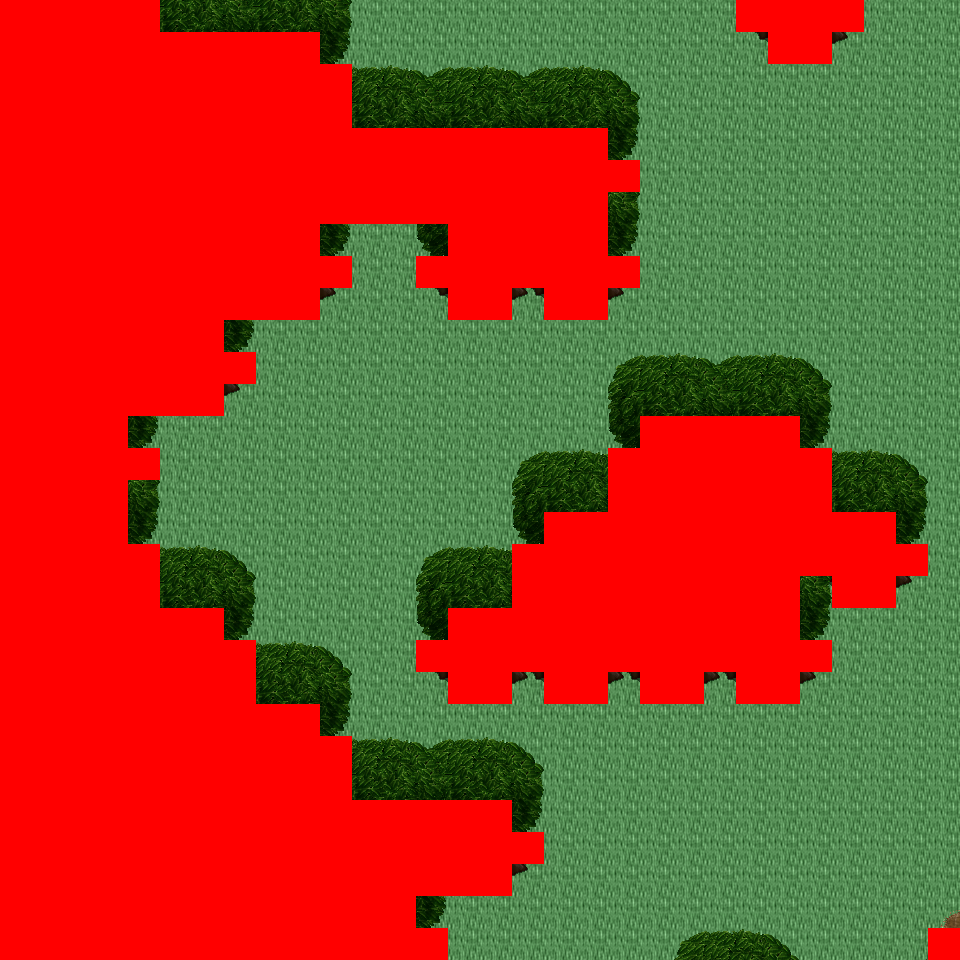

This game map was drawn from its Tiled (.tmx) file and the tilesets committed beside it. A one-line description and the trimmed map source follow:
An orthogonal 30x30 tile map with 32x32 px tiles, 6 tile layers (Ground, Object, Object2, Above, ...), 10 tilesets and 4 objects (4x mapExit).

<map version="1.0" orientation="orthogonal" renderorder="right-down" width="30" height="30" tilewidth="32" tileheight="32" nextobjectid="5">
  <tileset firstgid="1" name="tileset_logic_collision" tilewidth="32" tileheight="32" tilecount="1" columns="1">
    <image source="../drawable/tileset_logic_collision.png" width="32" height="32" />
  </tileset>
  <tileset firstgid="2" name="tileset_ground_ground" tilewidth="32" tileheight="32" tilecount="33" columns="3">
    <image source="../drawable/tileset_ground_ground.png" width="96" height="352" />
  </tileset>
  <tileset firstgid="35" name="tileset_ground_earth_edges" tilewidth="32" tileheight="32" tilecount="18" columns="6">
    <image source="../drawable/tileset_ground_earth_edges.png" width="192" height="96" />
  </tileset>
  <tileset firstgid="53" name="tileset_ground_grass_corners" tilewidth="32" tileheight="32" tilecount="24" columns="6">
    <image source="../drawable/tileset_ground_grass_corners.png" width="192" height="128" />
  </tileset>
  <tileset firstgid="77" name="tileset_ground_grass_edges" tilewidth="32" tileheight="32" tilecount="36" columns="12">
    <image source="../drawable/tileset_ground_grass_edges.png" width="384" height="96" />
  </tileset>
  <tileset firstgid="113" name="tileset_ground_water_pool" tilewidth="32" tileheight="32" tilecount="72" columns="3">
    <image source="../drawable/tileset_ground_water_pool.png" width="96" height="768" />
  </tileset>
  <tileset firstgid="185" name="tileset_ground_ridge_earth_pale" tilewidth="32" tileheight="32" tilecount="96" columns="12">
    <image source="../drawable/tileset_ground_ridge_earth_pale.png" width="384" height="256" />
  </tileset>
  <tileset firstgid="281" name="tileset_ground_ridge_earth_dark" tilewidth="32" tileheight="32" tilecount="96" columns="12">
    <image source="../drawable/tileset_ground_ridge_earth_dark.png" width="384" height="256" />
  </tileset>
  <tileset firstgid="377" name="tileset_plant_stump_stump_vertical" tilewidth="32" tileheight="32" tilecount="1" columns="1">
    <image source="../drawable/tileset_plant_stump_stump_vertical.png" width="32" height="32" />
  </tileset>
  <tileset firstgid="378" name="tileset_plant_tree_tree_darkgreen" tilewidth="32" tileheight="32" tilecount="88" columns="8">
    <image source="../drawable/tileset_plant_tree_tree_darkgreen.png" width="256" height="352" />
  </tileset>
  <layer name="Ground" width="30" height="30">
    <data>[900 cells, 900 non-empty, 1 distinct tile ids]</data>
  </layer>
  <layer name="Object" width="30" height="30">
    <data>[900 cells, 156 non-empty, 18 distinct tile ids]</data>
  </layer>
  <layer name="Object2" width="30" height="30">
    <data>[900 cells, 0 non-empty, 0 distinct tile ids]</data>
  </layer>
  <layer name="Above" width="30" height="30">
    <data>[900 cells, 454 non-empty, 22 distinct tile ids]</data>
  </layer>
  <layer name="Above2" width="30" height="30">
    <data>[900 cells, 0 non-empty, 0 distinct tile ids]</data>
  </layer>
  <layer name="Walkable" width="30" height="30">
    <data>[900 cells, 415 non-empty, 1 distinct tile ids]</data>
  </layer>
  <objectgroup name="MapEvents">
    <object id="1" name="north" type="mapExit" x="160" y="0" width="576" height="32">
      <properties>
        <property name="map" value="level_0_x0_y77" />
        <property name="x" value="5" />
        <property name="y" value="28" />
      </properties>
    </object>
    <object id="2" name="north2" type="mapExit" x="864" y="0" width="96" height="32">
      <properties>
        <property name="map" value="level_0_x0_y77" />
        <property name="x" value="27" />
        <property name="y" value="28" />
      </properties>
    </object>
    <object id="3" name="south" type="mapExit" x="448" y="928" width="480" height="32">
      <properties>
        <property name="map" value="level_0_x0_y79" />
        <property name="x" value="14" />
        <property name="y" value="1" />
      </properties>
    </object>
    <object id="4" name="east" type="mapExit" x="928" y="0" width="32" height="928">
      <properties>
        <property name="map" value="level_0_x1_y78" />
        <property name="x" value="1" />
        <property name="y" value="0" />
      </properties>
    </object>
  </objectgroup>
</map>
